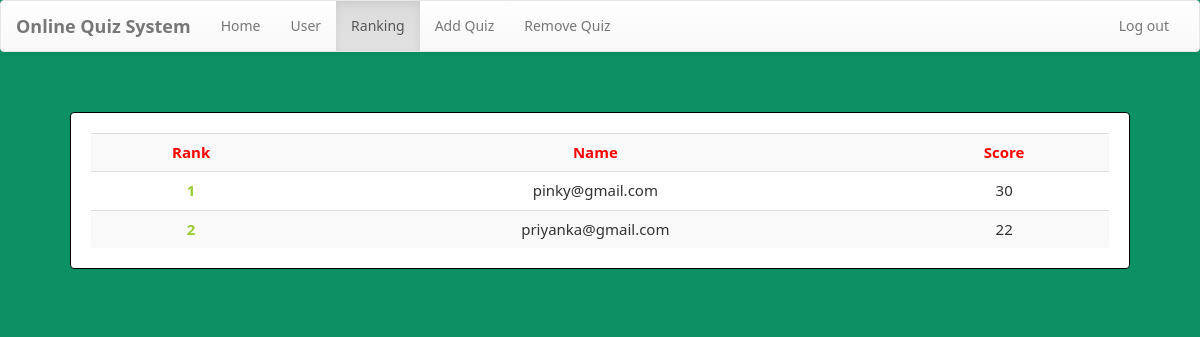
Screenshot of /dashboard.php?q=2 (signed in) with the database file from the repository.
### tables this page shows
CREATE TABLE `rank` (
  `email` varchar(50) NOT NULL,
  `score` int(11) NOT NULL,
  `time` timestamp NOT NULL DEFAULT CURRENT_TIMESTAMP ON UPDATE CURRENT_TIMESTAMP
);

### dashboard.php (the view, shortened to what this page needs)
<?php
    include_once 'database.php';
?>
<!DOCTYPE html>
<html>
<head>
    <link  rel="stylesheet" href="css/bootstrap.min.css"/>
    <link  rel="stylesheet" href="css/bootstrap-theme.min.css"/>
    <link rel="stylesheet" href="css/welcome.css">
    <link  rel="stylesheet" href="css/font.css">
</head>
<body>
    <nav class="navbar navbar-default title1">
        <div class="container-fluid">
            <div class="navbar-header">
                <a class="navbar-brand" href="Javascript:void(0)"><b>Online Quiz System</b></a>
            </div>
            <div class="collapse navbar-collapse" id="bs-example-navbar-collapse-1">
                <ul class="nav navbar-nav navbar-left">
                    <li <?php if(@$_GET['q']==0) echo'class="active"'; ?>><a href="dashboard.php?q=0">Home<span class="sr-only">(current)</span></a></li>
                    <li <?php if(@$_GET['q']==1) echo'class="active"'; ?>><a href="dashboard.php?q=1">User</a></li>
                    <li <?php if(@$_GET['q']==2) echo'class="active"'; ?>><a href="dashboard.php?q=2">Ranking</a></li>
                    <li class="dropdown <?php if(@$_GET['q']==4 || @$_GET['q']==5) echo'active"'; ?>">
                    <li><a href="dashboard.php?q=4">Add Quiz</a></li>
                    <li><a href="dashboard.php?q=5">Remove Quiz</a></li>
                </ul>
                <ul class="nav navbar-nav navbar-right">
                    <li <?php echo''; ?> > <a href="logout1.php?q=dashboard.php"><span class="glyphicon glyphicon-log-out" aria-hidden="true"></span>&nbsp;Log out</a></li>
                </ul>
            </div>
        </div>
    </nav>
    <div class="container">
        <div class="row">
            <div class="col-md-12">
                <?php if(@$_GET['q']==0)
                if(@$_GET['q']== 2)
                {
                    $q=mysqli_query($con,"SELECT * FROM rank  ORDER BY score DESC " )or die('Error223');
                    echo  '<div class="panel title"><div class="table-responsive">
                    <table class="table table-striped title1" >
                    <tr style="color:red"><td><center><b>Rank</b></center></td><td><center><b>Name</b></center></td><td><center><b>Score</b></center></td></tr>';
                    $c=0;
                    while($row=mysqli_fetch_array($q) )
                    {
                        $e=$row['email'];
                        $s=$row['score'];
                        $c++;
                        echo '<tr><td style="color:#99cc32"><center><b>'.$c.'</b></center></td><td><center>'.$e.'</center></td><td><center>'.$s.'</center></td>';
                    }
                    echo '</table></div></div>';
                }
                ?>
            </div>
        </div>
    </div>
</body>
</html>

### welcome.css (style rules this page uses)
* { box-sizing: border-box; }
body { background-color: #0b9164; margin: 0; font-family: Noto Sans; }
.panel { border-color:rgb(0, 0, 0); margin:40px; padding:20px; font: 15px "Noto Sans"; }

### rows the page displays
rank: email "pinky@gmail.com", score "30"
rank: email "priyanka@gmail.com", score "22"
